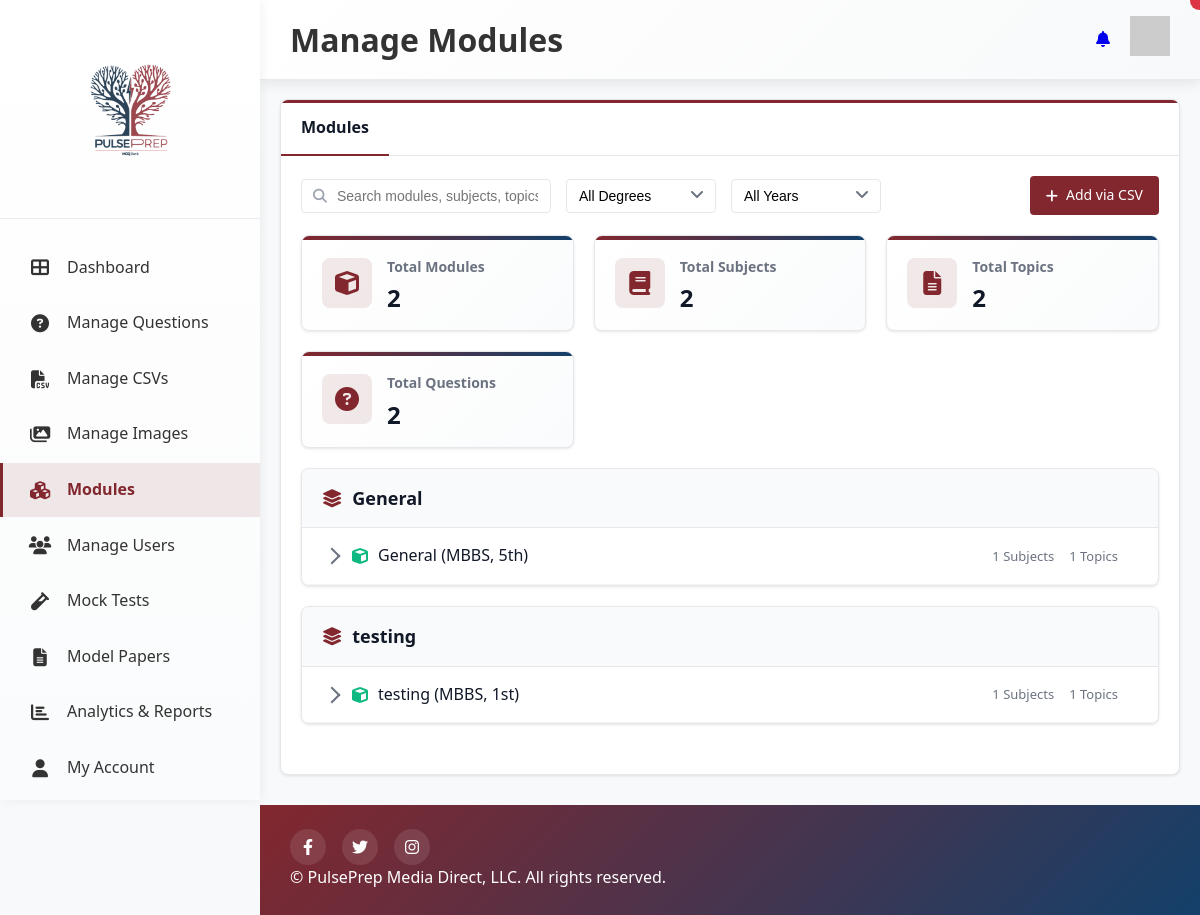
/managemodule/ (signed in), run on the app's committed database.
### questionbank/models.py (models this page shows, shortened)
class Question(models.Model):
    QUESTION_TYPE_CHOICES = [
        ('MCQ', 'Multiple Choice'),
        ('SEQ', 'Short Essay Question'),
        ('NOTE', 'Notes'),
    ]
    DIFFICULTY_CHOICES = [
        ('Easy', 'Easy'),
        ('Medium', 'Medium'),
        ('Hard', 'Hard'),
    ]
    DEGREE_CHOICES = [
        ('MBBS', 'MBBS'),
        ('BDS', 'BDS'),
    ]
    YEAR_CHOICES = [
        ('1st', '1st'),
        ('2nd', '2nd'),
        ('3rd', '3rd'),
        ('4th', '4th'),
        ('5th', '5th'),
    ]
    CORRECT_ANSWER_CHOICES = [
        ('A', 'A'),
        ('B', 'B'),
        ('C', 'C'),
        ('D', 'D'),
        ('E', 'E'),  # Added Option E
    ]
    question_text = models.TextField()
    question_type = models.CharField(max_length=4, choices=QUESTION_TYPE_CHOICES, default='MCQ')
    created_on = models.DateTimeField(default=timezone.now)
    created_by = models.ForeignKey(settings.AUTH_USER_MODEL, on_delete=models.SET_NULL, null=True, blank=True)
    option_a = models.TextField(blank=True, null=True)
    option_b = models.TextField(blank=True, null=True)
    option_c = models.TextField(blank=True, null=True)
    option_d = models.TextField(blank=True, null=True)
    option_e = models.TextField(blank=True, null=True)  # Added Option E
    correct_answer = models.CharField(max_length=1, choices=CORRECT_ANSWER_CHOICES, blank=True, null=True)
    degree = models.CharField(max_length=4, choices=DEGREE_CHOICES, default='MBBS')
    year = models.CharField(max_length=3, choices=YEAR_CHOICES, default='1st')
    block = models.CharField(max_length=100, default='General')
    module = models.CharField(max_length=100, default='General')
    subject = models.CharField(max_length=100, default='General')
    topic = models.CharField(max_length=100, default='General')
    difficulty = models.CharField(max_length=6, choices=DIFFICULTY_CHOICES, default='Medium')
    explanation = models.TextField(blank=True, null=True)
    question_image = models.CharField(max_length=255, blank=True, null=True,
                                    help_text="Image to display with the question (filename only)")
    image = models.CharField(max_length=255, blank=True, null=True,
                           help_text="Image to display with explanation (filename only)")

### managemodule/views.py (the view, shortened to what this page needs)
# urls.py: path('managemodule/', include('managemodule.urls')),
@content_access_required
def managemodule(request):
    query = request.GET.get('q', '')
    filter_degree = request.GET.get('degree', '')
    filter_year = request.GET.get('year', '')
    filter_block = request.GET.get('filter_block', '')
    questions = Question.objects.all()
    questions = apply_user_access_filter(questions, request.user)
    if filter_degree:
        questions = questions.filter(degree=filter_degree)
    if filter_year:
        questions = questions.filter(year=filter_year)
    if filter_block:
        questions = questions.filter(block__icontains=filter_block)
    all_blocks = questions.values('block').distinct().order_by('block')
    block_module_map = []
    for block in all_blocks:
        block_name = block['block']
        block_questions = questions.filter(block=block_name)
        if not block_questions.exists():
            continue
        modules = block_questions.values('module', 'degree', 'year').distinct().order_by('module', 'degree', 'year')
        module_list = []
        for module in modules:
            module_name = module['module']
            degree = module['degree']
            year = module['year']
            module_questions = block_questions.filter(
                module=module_name, degree=degree, year=year
            )
            subjects = module_questions.values('subject').distinct().order_by('subject')
            subject_list = []
            for subject in subjects:
                subject_name = subject['subject']
                subject_questions = module_questions.filter(subject=subject_name)
                topics = subject_questions.values('topic').distinct().order_by('topic')
                topic_list = []
                for topic in topics:
                    topic_name = topic['topic']
                    topic_questions_count = subject_questions.filter(topic=topic_name).count()
                    topic_questions_with_images = subject_questions.filter(
                        topic=topic_name
                    ).exclude(Q(image__isnull=True) | Q(image__exact=''))
                    topic_image_count = topic_questions_with_images.values('image').distinct().count()
                    topic_list.append({
                        'name': topic_name,
                        'questions_count': topic_questions_count,
                        'image_count': topic_image_count,
                        'block': block_name,
                        'module': module_name,
                        'subject': subject_name,
                        'degree': degree,
                        'year': year,
                    })
                if topic_list:
                    subject_list.append({
                        'name': subject_name,
                        'topics': topic_list,
                        'topics_count': len(topic_list),
                    })
            if subject_list:
                module_list.append({
                    'name': module_name,
                    'degree': degree,
                    'year': year,
                    'subjects': subject_list,
                    'subjects_count': len(subject_list),
                    'topics_count': sum(len(s['topics']) for s in subject_list),
                })
        if module_list:
            block_module_map.append({
                'block': block_name,
                'modules': module_list,
            })
    stats = {
        'modules_count': questions.values('module', 'degree', 'year').distinct().count(),
        'subjects_count': questions.values('subject').distinct().count(),
        'topics_count': questions.values('topic').distinct().count(),
        'total_questions': questions.count(),
    }
    context = {
        'block_module_map': block_module_map,
        'blocks': all_blocks,
        'stats': stats,
        'query': query,
        'filter_degree': filter_degree,
        'filter_year': filter_year,
        'filter_block': filter_block,
        'degree_choices': Question.DEGREE_CHOICES,
        'year_choices': Question.YEAR_CHOICES,
        'user_access': get_user_access_info(request.user),
    }
    return render(request, 'managemodule/managemodule.html', context)

### templates/managemodule/managemodule.html (shortened to what this page needs)
{% load static %}
<!DOCTYPE html>
<html lang="en">
  <head>
    <link rel="stylesheet" href="{% static 'css/DAstyles.css' %}" />
    <link rel="stylesheet" href="{% static 'css/manage-modules.css' %}" />
    <link
      rel="stylesheet"
      href="https://cdnjs.cloudflare.com/ajax/libs/font-awesome/6.4.0/css/all.min.css"
    />
  </head>
  <body>
    <div class="container">
<aside class="sidebar">
  <div class="logo-container">
    <img src="{% static 'images/Logo.png' %}" alt="PulsePrep Logo" class="logo" />
  </div>
  <nav class="nav-menu">
    <a href="{% url 'dashboard' %}" class="nav-item {% if request.resolver_match.url_name == 'dashboard' %}active{% endif %}">
      <i class="fas fa-th-large"></i>
      <span>Dashboard</span>
    </a>
    <a href="{% url 'questionbank' %}" class="nav-item {% if request.resolver_match.url_name == 'questionbank' %}active{% endif %}">
      <i class="fas fa-question-circle"></i>
      <span>Manage Questions</span>
    </a>
    <a href="{% url 'manage_csv' %}" class="nav-item {% if request.resolver_match.url_name == 'manage_csv' %}active{% endif %}">
      <i class="fas fa-file-csv"></i>
      <span>Manage CSVs</span>
    </a>
    <a href="{% url 'manage_images' %}" class="nav-item {% if request.resolver_match.url_name == 'manage_images' %}active{% endif %}">
      <i class="fas fa-images"></i>
      <span>Manage Images</span>
    </a>
    <a href="{% url 'managemodule' %}" class="nav-item {% if request.resolver_match.url_name == 'managemodule' %}active{% endif %}">
      <i class="fas fa-cubes"></i>
      <span>Modules</span>
    </a>
    <a href="/admin/user_management/customuser/" class="nav-item">
      <i class="fas fa-users"></i>
      <span>Manage Users</span>
    </a>
    <a href="{% url 'mocktest_list' %}" class="nav-item {% if request.resolver_match.url_name == 'mocktest_list' %}active{% endif %}">
      <i class="fas fa-vial"></i>
      <span>Mock Tests</span>
    </a>
    <a href="{% url 'modelpaper_list' %}" class="nav-item {% if request.resolver_match.url_name == 'modelpaper_list' %}active{% endif %}">
      <i class="fas fa-file-alt"></i>
      <span>Model Papers</span>
    </a>
    <a href="{% url 'analytics_report' %}" class="nav-item {% if request.resolver_match.url_name == 'analytics_report' %}active{% endif %}">
      <i class="fas fa-chart-bar"></i>
      <span>Analytics & Reports</span>
    </a>
    <a href="{% url 'myaccount' %}" class="nav-item {% if request.resolver_match.url_name == 'myaccount' %}active{% endif %}">
      <i class="fas fa-user"></i>
      <span>My Account</span>
    </a>
    <a href="{% url 'notification_center' %}" class="nav-item {% if request.resolver_match.url_name == 'notification_center' %}active{% endif %}">
    </a>
  </nav>
</aside>
      <main class="main-content">
        <header class="header">
          <h1>Manage Modules</h1>
          <div class="user-menu">
            <div class="notification-container">
              <a href="{% url 'notification_center' %}"><i class="fas fa-bell"></i></a>
              <span class="notification-badge"></span>
            </div>
            <div class="avatar">
              <img src="https://i.pravatar.cc/40?img=12" alt="User Avatar" />
            </div>
          </div>
        </header>
        <div class="page-content">
          <div class="content-card">
            <div class="content-tabs">
              <div class="tab active">Modules</div>
            </div>
            <div class="tab-content">
              <div class="module-controls">
                <div class="controls-left">
                  <form method="GET" action="{% url 'managemodule' %}" class="search-form">
                    <div class="search-container">
                      <input
                        type="text"
                        placeholder="Search modules, subjects, topics..."
                        class="search-input"
                        name="q"
                        value="{{ query }}"
                      />
                      <i class="fas fa-search search-icon"></i>
                    </div>
                    <div class="filter-container">
                      <select class="filter-select" name="degree" onchange="this.form.submit()">
                        <option value="" {% if not filter_degree %}selected{% endif %}>All Degrees</option>
                      </select>
                    </div>
                    <div class="filter-container">
                      <select class="filter-select" name="year" onchange="this.form.submit()">
                        <option value="" {% if not filter_year %}selected{% endif %}>All Years</option>
                      </select>
                    </div>
                  </form>
                </div>
                <div class="controls-right">
                  <a href="{% url 'manage_csv' %}" class="btn-primary">
                    <i class="fas fa-plus"></i> Add via CSV
                  </a>
                </div>
              </div>
              <div class="module-stats-row">
                <div class="stat-card">
                  <div class="stat-icon">
                    <i class="fas fa-cube"></i>
                  </div>
                  <div class="stat-info">
                    <h3>Total Modules</h3>
                    <p class="stat-value">{{ stats.modules_count }}</p>
                  </div>
                </div>
                <div class="stat-card">
                  <div class="stat-icon">
                    <i class="fas fa-book"></i>
                  </div>
                  <div class="stat-info">
                    <h3>Total Subjects</h3>
                    <p class="stat-value">{{ stats.subjects_count }}</p>
                  </div>
                </div>
                <div class="stat-card">
                  <div class="stat-icon">
                    <i class="fas fa-file-alt"></i>
                  </div>
                  <div class="stat-info">
                    <h3>Total Topics</h3>
                    <p class="stat-value">{{ stats.topics_count }}</p>
                  </div>
                </div>
                <div class="stat-card">
                  <div class="stat-icon">
                    <i class="fas fa-question-circle"></i>
                  </div>
                  <div class="stat-info">
                    <h3>Total Questions</h3>
                    <p class="stat-value">{{ stats.total_questions }}</p>
                  </div>
                </div>
              </div>
              <div class="module-structure">
                {% for block_data in block_module_map %}
                  <div class="module-block-card">
                    <div class="block-header">
                      <div class="block-title">
                        <i class="fas fa-layer-group"></i>
                        <h2>{{ block_data.block }}</h2>
                      </div>
                    </div>
                    <div class="block-content">
                      {% for module in block_data.modules %}
                        <div class="module-item">
                          <div class="module-header" onclick="toggleModule(this)">
                            <div class="module-indicator collapsed"></div>
                            <div class="module-title">
                              <i class="fas fa-cube module-icon-green"></i>
                              <span>{{ module.name }} ({{ module.degree }}, {{ module.year }})</span>
                            </div>
                            <div class="module-meta">
                              <span class="module-subjects">{{ module.subjects_count }} Subjects</span>
                              <span class="module-topics">{{ module.topics_count }} Topics</span>
                            </div>
                          </div>
                          <div class="module-content collapsed">
                          </div>
                        </div>
                      {% endfor %}
                    </div>
                  </div>
                {% endfor %}
              </div>
            </div>
          </div>
        </div>
        <footer class="footer">
          <div class="social-links">
            <a href="#"><i class="fab fa-facebook-f"></i></a>
            <a href="#"><i class="fab fa-twitter"></i></a>
            <a href="#"><i class="fab fa-instagram"></i></a>
          </div>
          <div class="copyright">
            &copy; PulsePrep Media Direct, LLC. All rights reserved.
          </div>
        </footer>
      </main>
    </div>
  </body>
</html>

### data on the page
Question: block "General", name "General", degree "MBBS", year "5th", subjects_count "1", topics_count "1"
Question: block "testing", name "testing", degree "MBBS", year "1st", subjects_count "1", topics_count "1"

### other printed values
{{ stats.modules_count }} "2"
{{ stats.subjects_count }} "2"
{{ stats.topics_count }} "2"
{{ stats.total_questions }} "2"
